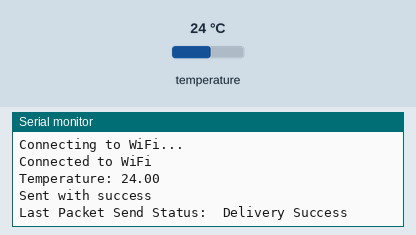
Simulated run of this sketch. Board: ESP32. Parts: the last lines printed to the serial monitor. The inputs (shaded band) are chosen by the test bench; at power-on: temperature 24 °C. WiFi joins after 1.5 s; servers stay silent unless stated.

Above: at 3.2 s.
3.3 s: temperature set to 12 °C
At 4.6 s:
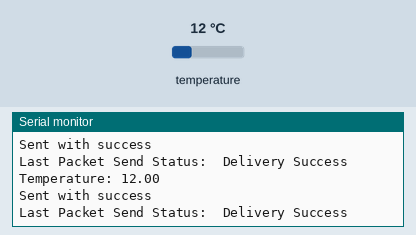
4.8 s: temperature set to 19 °C
At 6.4 s:
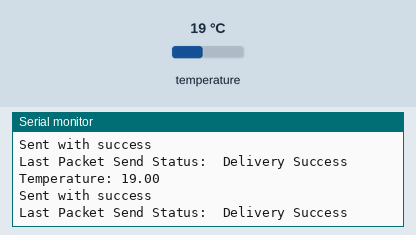
Timing chart, 0 to 7.9 s (numbered marks = the images above; inputs shaded):
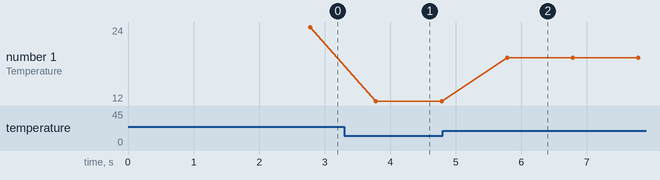

Measured:
- after the input at 3.3 s, the serial monitor: prints a new line after 0.48 s (image 1)
- after the input at 4.8 s, the serial monitor: prints a new line after 0.98 s (image 2)
- plotted number 1: 24 → 12 after the input at 3.3 s, 12 → 19 after the input at 4.8 s

The sketch:

Temperature.ino
```cpp
#include <esp_now.h>
#include <esp_wifi.h>
#include <WiFi.h>
#include <OneWire.h>
#include <DallasTemperature.h>

#define BOARD_ID 1
#define SENSOR_PIN 32

constexpr char WIFI_SSID[] = "Pixx";
constexpr char WIFI_PASSWORD[] = "44440000";

OneWire oneWire(SENSOR_PIN);
DallasTemperature DS18B20(&oneWire);

uint8_t broadcastAddress[] = {0xcc, 0x7b, 0x5c, 0x28, 0x95, 0x2c};

typedef struct struct_message {
    int id;
    float temp;
    int readingId;
} struct_message;

esp_now_peer_info_t peerInfo;

struct_message myData;

unsigned long previousMillis = 0;
const long interval = 1000;
int readingId =0;


float readDSTemperature() {
    DS18B20.requestTemperatures(); // Send the command to get temperatures
    float temp = DS18B20.getTempCByIndex(0); // Read temperature in °C
    return temp; // Return the temperature value
}


// Callback when data is sent
void OnDataSent(const uint8_t *mac_addr, esp_now_send_status_t status) {
  Serial.print("\r\nLast Packet Send Status:\t");
  Serial.println(status == ESP_NOW_SEND_SUCCESS ? "Delivery Success" : "Delivery Fail");
}

void setup() {
    Serial.begin(115200);
    DS18B20.begin();
    WiFi.begin(WIFI_SSID, WIFI_PASSWORD);

    while (WiFi.status() != WL_CONNECTED) {
        delay(1000);
        Serial.println("Connecting to WiFi...");
    }
    Serial.println("Connected to WiFi");

    if (esp_now_init() != ESP_OK) {
        Serial.println("Error initializing ESP-NOW");
        return;
    }

    esp_now_register_send_cb(OnDataSent);
    memcpy(peerInfo.peer_addr, broadcastAddress, 6);
    peerInfo.encrypt = false;

    if (esp_now_add_peer(&peerInfo) != ESP_OK) {
        Serial.println("Failed to add peer");
        return;
    }
}


void loop() {
  unsigned long currentMillis = millis();
  if (currentMillis - previousMillis >= interval) {
    // Save the last time a new reading was published
    previousMillis = currentMillis;

    // Set values to send
    myData.id = BOARD_ID;
    myData.temp = readDSTemperature();
    myData.readingId = readingId++;

    Serial.print("Temperature: ");
    Serial.println(myData.temp);

    // Send message via ESP-NOW
    esp_err_t result = esp_now_send(broadcastAddress, (uint8_t *)&myData, sizeof(myData));
    if (result == ESP_OK) {
      Serial.println("Sent with success");
    } else {
      Serial.println("Error sending the data");
    }
  }
}
```
